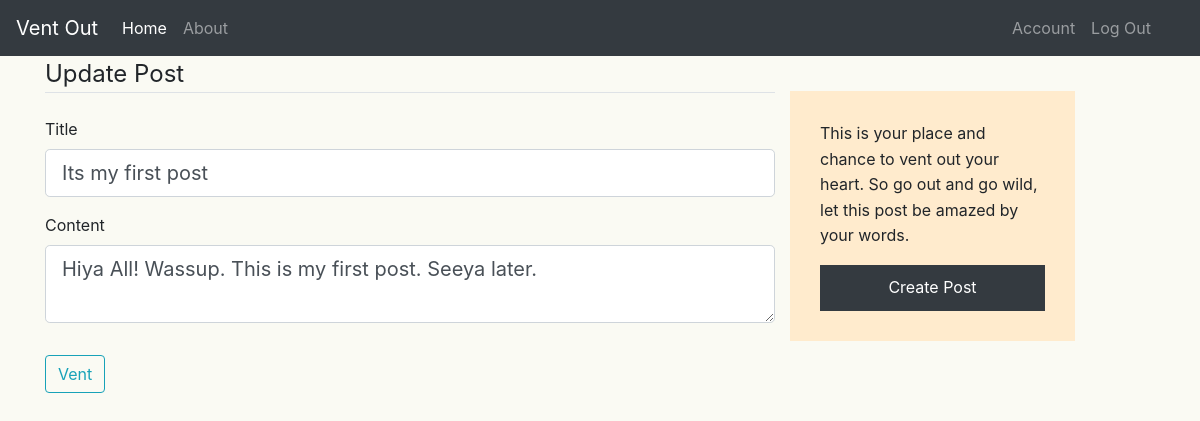
Screenshot of /post/1/update (signed in) with the database file from the repository.
### ventout/models.py (models this page shows, shortened)
class Post(db.Model):
    id = db.Column(db.Integer, primary_key=True)
    title = db.Column(db.String(100), nullable=False)
    date_posted = db.Column(db.DateTime, nullable=False,
                            default=datetime.utcnow)
    content = db.Column(db.Text, nullable=False)
    user_id = db.Column(db.Integer, db.ForeignKey('user.id'), nullable=False)

### ventout/routes.py (the view)
@app.route("/post/<int:post_id>/update", methods=['GET', 'POST'])
@login_required
def update_post(post_id):
    post = Post.query.get_or_404(post_id)
    if post.author != current_user:
        abort(403)
    form = PostForm()
    if form.validate_on_submit():
        post.title = form.title.data
        post.content = form.content.data
        db.session.commit()
        flash("Post is successfully updated", 'success')
        return redirect(url_for('post', post_id=post.id))
    elif request.method == 'GET':
        form.title.data = post.title
        form.content.data = post.content
    return render_template('create_post.html', title='Update Post', form=form, legend="Update Post")

### ventout/forms.py
class PostForm(FlaskForm):
    title = StringField("Title", validators=[DataRequired()])
    content = TextAreaField("Content", validators=[DataRequired()])
    submit = SubmitField('Vent')

### ventout/models.py (called while the page is built)
@login_manager.user_loader
def load_user(user_id):
    return User.query.get(int(user_id))

### ventout/templates/create_post.html (shortened to what this page needs)
{% extends "layout.html" %}
{% block content %}
<form method="POST" action="">
        <fieldset class="form-group">
            <legend class="border-bottom mb-4">{{ legend }}</legend>
            <div class="form-group">
                {{ form.title.label(class="form-control-label")}}
                {% if form.title.errors %}
                {{ form.title(class="form-control form-control-lg is-invalid") }}
                <div class="invalid-feedback">
                    {% for error in form.title.errors %}
                    <span>{{ error }}</span>
                    {% endfor %}
                </div>
                {% else %}
                {{ form.title(class="form-control form-control-lg")}}
                {% endif %}
            </div>
            <div class="form-group">
                {{ form.content.label(class="form-control-label")}}
                {% if form.content.errors %}
                {{ form.content(class="form-control form-control-lg is-invalid") }}
                <div class="invalid-feedback">
                    {% for error in form.content.errors %}
                    <span>{{ error }}</span>
                    {% endfor %}
                </div>
                {% else %}
                {{ form.content(class="form-control form-control-lg")}}
                {% endif %}
            </div>
        </fieldset>
        <div class="form-group">
            {{ form.submit(class="btn btn-outline-info")}}
        </div>
    </form>
{% endblock %}

### ventout/static/main.css (style rules this page uses)
.default-background { background-color: #fafaf3; }

### rows the page displays
Post: title "Its my first post", content "Hiya All! Wassup. This is my first post. Seeya later."

### other values shown
{{ legend }} "Update Post"
